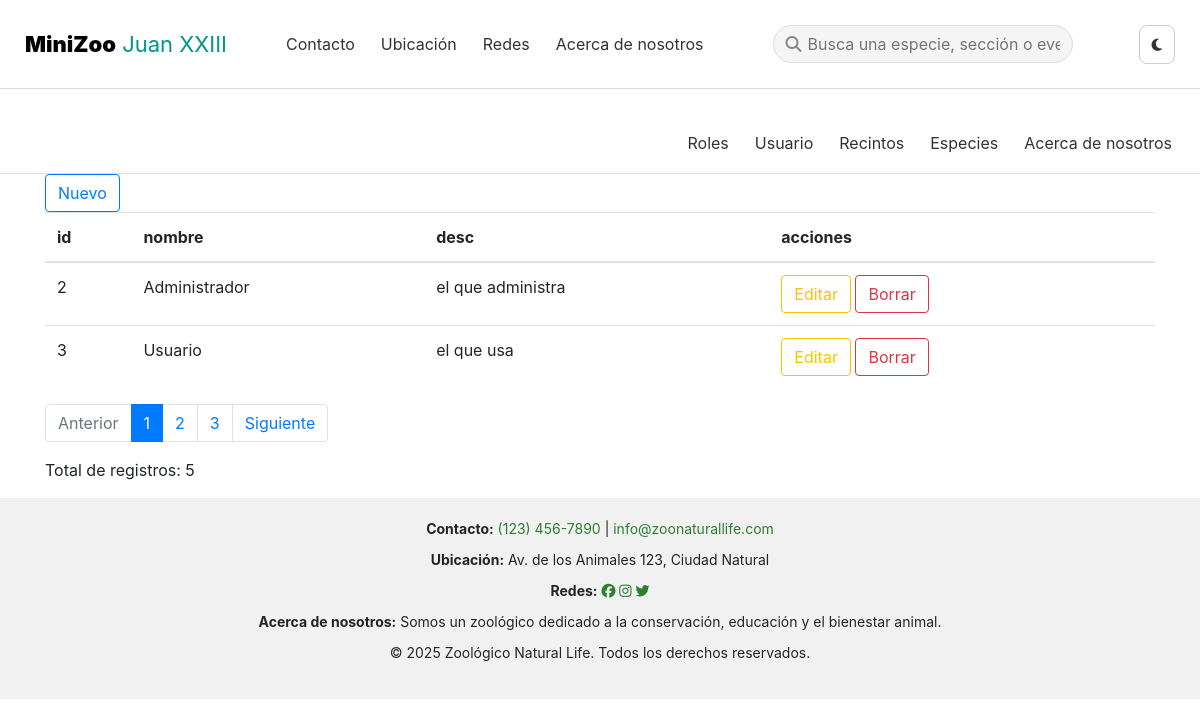
The app's page /0529/roles/index.php with its own data.
### tables this page shows
CREATE TABLE `roles` (
  `id` int(11) NOT NULL,
  `nombre` varchar(191) NOT NULL,
  `descripcion` text DEFAULT NULL
);

### 0529/roles/_list.php (the view, shortened to what this page needs)
<?php
require_once '../lib/Paginacion.php';
$paginacion = new Paginacion($con, 'roles', isset($_GET['pagina']) ? $_GET['pagina'] : 1, 2);
$rs = $paginacion->obtenerDatos();
?>
<a href="index.php?accion=nuevo" class="btn btn-outline-primary">Nuevo</a><br>
    <table class="table">
        <thead>
            <tr>
                <th>id</th>
                <th>nombre</rh>
                <th>desc</th>
                <th>acciones</th>
            </tr>
        </thead>
        <tbody>
            <?php
            while ($dato = $rs->fetch_assoc()) {
            ?>
                <tr>
                    <td><?php echo $dato['id']; ?></td>
                    <td><?php echo $dato['nombre']; ?></td>
                    <td><?php echo $dato['descripcion']; ?></td>
                    <td>
                        <a href="index.php?accion=editar&id=<?php echo $dato['id']; ?>" class="btn btn-outline-warning">Editar</a>
                        <a href="index.php?accion=borrar&id=<?php echo $dato['id']; ?>" class="btn btn-outline-danger">Borrar</a>
                    </td>
                </tr>
            <?php } ?>
        </tbody>
    </table>
<div>
                <?php
              $totalPaginas = $paginacion->totalPaginas();
                if ($totalPaginas > 1) {
                    echo $paginacion->mostrarBarrasNavegacion();
                }
                ?>
                <p>Total de registros: <?php echo $paginacion->totalRegistros; ?></p>
</div>

### 0529/css/style.css (style rules this page uses)
* { margin: 0; padding: 0; box-sizing: border-box; }
html, body { height: 98%; margin: 0; display: flex; flex-direction: column; }
body { font-family: 'Segoe UI', sans-serif; scroll-behavior: smooth; line-height: 1.6; background-color: #fff; color: #000; }

### records on screen
roles: id "2", nombre "Administrador", descripcion "el que administra"
roles: id "3", nombre "Usuario", descripcion "el que usa"

### other values on screen
$paginacion->totalRegistros "5"
